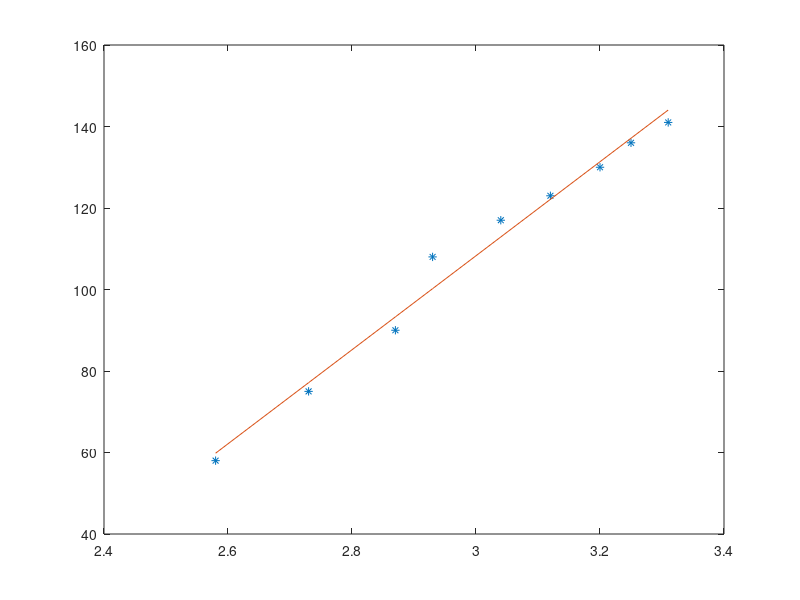

Source code (MATLAB):
close all
command_V = 2.5;


sensordata = [58 2.58 1.5; % Height, Sensor V, Command V
              75 2.73 1.6;
              90 2.87 1.7;
              108 2.93 3.5;
              117 3.04 3.6;
              123 3.12 3.7;
              130 3.2  3.8;
              136 3.25 3.9;
              141 3.31, 4];
          
          y = sensordata(:,1);
          x = sensordata(:,2);
          
          P = polyfit(x,y,1);
          
          fit = P(1)*x+P(2);
          figure
          plot(x,y,'*')
          hold on
          plot(x,fit)

       